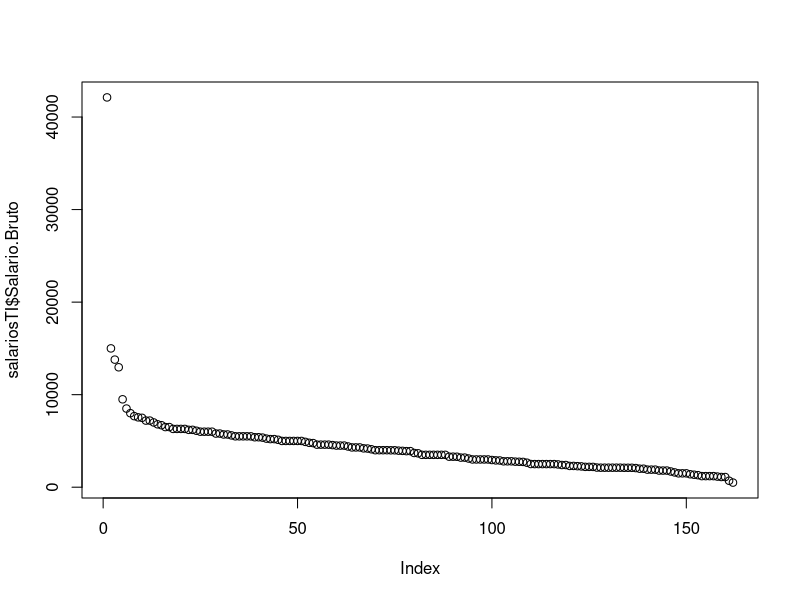

Reproduce this figure in R. (Note: this script raises an error after producing the figure.)
## ---- chunk 1
salariosTI <- read.csv("salarios-ti-refinado.csv")
head(salariosTI[,c(2,3,4,6,12)])
## ---- chunk 2
colnames(salariosTI)
## ---- chunk 3
plot(salariosTI$Salario.Bruto)
## ---- chunk 4
#O código abaixo filtra e recupera a mediana dos salários por estados,onde por fim será gerado um gráfico de barras.
estados <- levels(salariosTI$UF)
estados_salario <- sapply(estados,function(estado){
  salario_estado <- salariosTI[salariosTI$UF == estado,]
  median(salario_estado$Salario.Bruto)
}) 

estados_salario <- as.data.frame(estados_salario)
estados_salario <- cbind(Estados = rownames(estados_salario), estados_salario)
colnames(estados_salario)<- c("Estados","Media_Salarial")
estados_salario<-estados_salario[order(-estados_salario$Media_Salarial),]
rownames(estados_salario) <- NULL
## ---- chunk 5
#O código abaixo filtra e recupera a mediana dos salários por regiões,onde por fim será gerado um gráfico de barras.

regioes <- levels(salariosTI$Regiao)
regioes_salarios <- sapply(regioes, function(regiao){
   salario_regiao <- salariosTI[salariosTI$Regiao == regiao,]
   median(salario_regiao$Salario.Bruto)
 })

regioes_salarios <- as.data.frame(regioes_salarios)
regioes_salarios <- cbind(Estados = rownames(regioes_salarios), regioes_salarios)
colnames(regioes_salarios)<- c("Regiao","Media_Salarial")
regioes_salarios<-regioes_salarios[order(-regioes_salarios$Media_Salarial),]
rownames(regioes_salarios) <- NULL
barplot(regioes_salarios$Media_Salarial,names.arg = regioes_salarios$Regiao)
## ---- chunk 6
#O código abaixo recupera a mediana do conjunto de salários altos e baixos do nosso conjunto por região.
regioes <- levels(salariosTI$Regiao)
regioes_salariosAlto <- sapply(regioes, function(regiao){
  salario_regiao <- salariosTI[salariosTI$Regiao == regiao,]
  salario_regiao <- salario_regiao[salario_regiao$Salario.Bruto > quantile(salariosTI$Salario.Bruto,0.50),]
  median(salario_regiao$Salario.Bruto)
})

regioes_salariosBaixo <- sapply(regioes, function(regiao){
  salario_regiao <- salariosTI[salariosTI$Regiao == regiao,]
  salario_regiao <- salario_regiao[salario_regiao$Salario.Bruto <= quantile(salariosTI$Salario.Bruto,0.50),]
  median(salario_regiao$Salario.Bruto)
})

head(regioes_salariosAlto)
head(regioes_salariosBaixo)

## ---- chunk 7
salarios_altos_baixos <- cbind(regioes_salariosAlto,regioes_salariosBaixo)
barplot(t(salarios_altos_baixos),beside = TRUE,ylim = c(0,6000),main = "Diferenca entre Salários Altos e Baixos",col=c("blue","red"),legend = c("Salario Alto","Salario Baixo"),args.legend = list(title = "Legenda", x = "topright", cex = .6,text.font = 200))
## ---- chunk 8
regioes_salarioDiferenca <- regioes_salariosAlto - regioes_salariosBaixo
regioes_salarioDiferenca <- as.data.frame(regioes_salarioDiferenca)
regioes_salarioDiferenca <- cbind(Regioes = rownames(regioes_salarioDiferenca), regioes_salarioDiferenca)
colnames(regioes_salarioDiferenca)<- c("Regiao","Diferenca")
regioes_salarioDiferenca<-regioes_salarioDiferenca[order(-regioes_salarioDiferenca$Diferenca),]
rownames(regioes_salarioDiferenca) <- NULL
head(regioes_salarioDiferenca)
